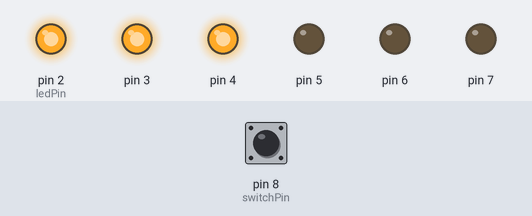
Simulated run of this sketch. Board: Arduino Uno, built with avr-gcc and run on an emulated ATmega328P. Shown: output pins drawn as LEDs (lit = HIGH). The test bench sets the inputs (shaded band); at power-on: pin 8 (switchPin) LOW. What the sketch prints to the serial monitor is not drawn.

Above: at 23.2 s.
23.3 s: pin 8 (switchPin) pulled HIGH for 0.15 s
At 24.6 s:
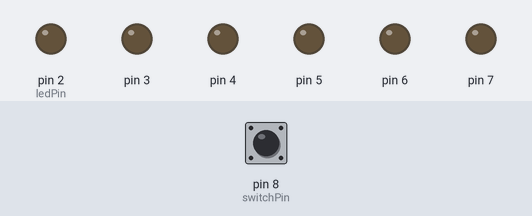
At 35.9 s:
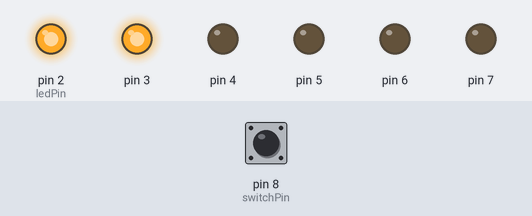
45.4 s: pin 8 (switchPin) pulled HIGH for 1 s
At 52.9 s:
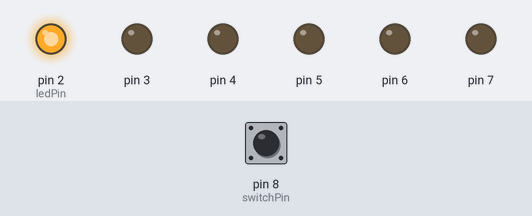
Timing chart, 0 to 83.9 s (numbered marks = the images above; inputs shaded):
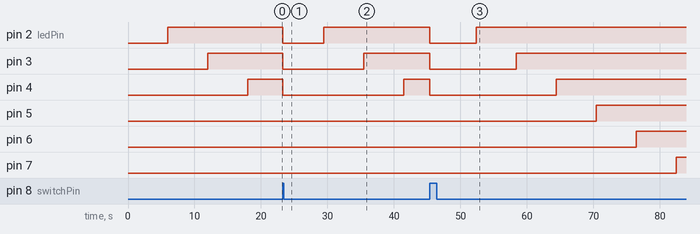

Measured:
- after the input at 23.3 s, pin 2 (ledPin): HIGH → LOW at once, → HIGH 6.2 s later; pin 3: HIGH → LOW at once, → HIGH 12.2 s later; pin 4: HIGH → LOW at once, → HIGH 18.2 s later; pin 5: stays LOW (without the input it goes to HIGH after 0.71 s); pin 6: stays LOW (without the input it goes to HIGH after 6.7 s)
- after the input at 45.4 s, pin 2 (ledPin): HIGH → LOW at once, → HIGH 7.0 s later; pin 3: HIGH → LOW at once, → HIGH 13.0 s later; pin 4: HIGH → LOW at once, → HIGH 19.0 s later; pin 5: LOW → HIGH after 25.0 s instead of 2.1 s; pin 6: LOW → HIGH after 31.0 s instead of 8.1 s

The sketch:

project-8.ino
```cpp
const int switchPin = 8;

unsigned long previousTime = 0;
int switchState = 0;
int prevSwitchState = 0;

int ledPin = 2;

long interval = 6000;

void setup() {
  // put your setup code here, to run once:

  for (int x = 2; x < 8; x++) {
    pinMode(x, OUTPUT);
  }

  Serial.begin(9600);
  pinMode(switchPin, INPUT);
}

void loop() {
  // put your main code here, to run repeatedly:
  unsigned long currentTime = millis();

  if (currentTime - previousTime > interval) {
    previousTime = currentTime;
    digitalWrite(ledPin, HIGH);
    ledPin++;
    if (ledPin == 7) {

    }
  }

  switchState = digitalRead(switchPin);

  if (switchState != prevSwitchState) {
    for (int x = 2; x < 8; x++) {
      digitalWrite(x, LOW);
    }

    ledPin = 2;
    previousTime = currentTime;
  }
  prevSwitchState = switchState;
  Serial.println(switchState);
}
```
